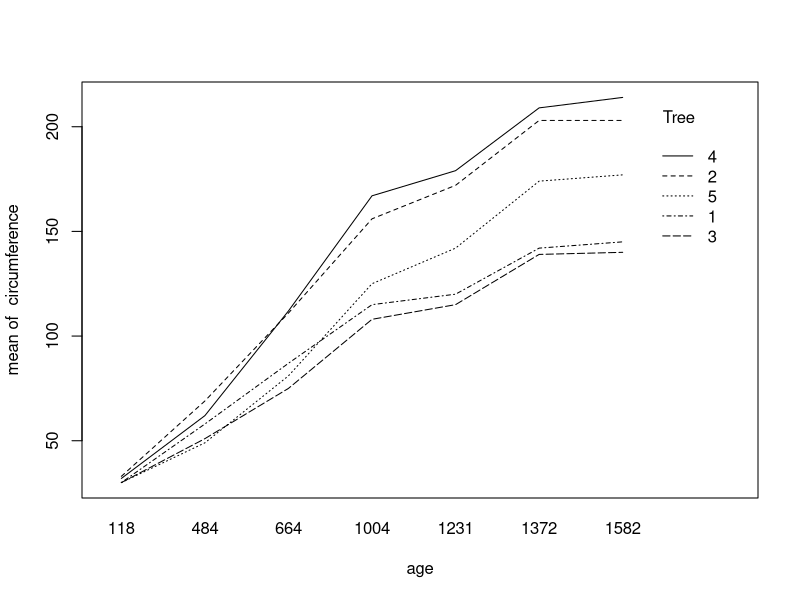
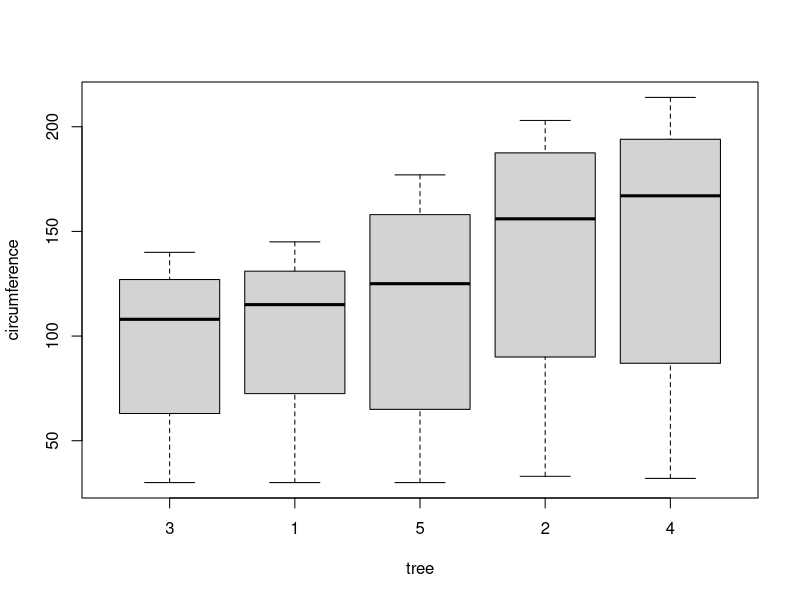

Source code (R) for these figures, in order:
(m <- lm(Sepal.Length ~ Sepal.Width + Petal.Length + Petal.Width, data=iris))
m
summary(m)
head(iris)

(m <- lm(Sepal.Length ~ ., data=iris))

iris
model.matrix(m)[c(1,51,101)]

with(Orange, interaction.plot(age,Tree,circumference))
m<-lm(circumference ~ age, data=Orange)
m
with(Orange,
    plot (Tree, circumference, xlab="tree", ylab="circumference"))

anova(m)

library(car)
data(cars)
head(cars)

m<-lm(dist~speed, data=cars)
m
rstudent(m)


outlierTest(m)




data(cars)
head(cars)
(m <- lm(dist ~ speed,cars))
